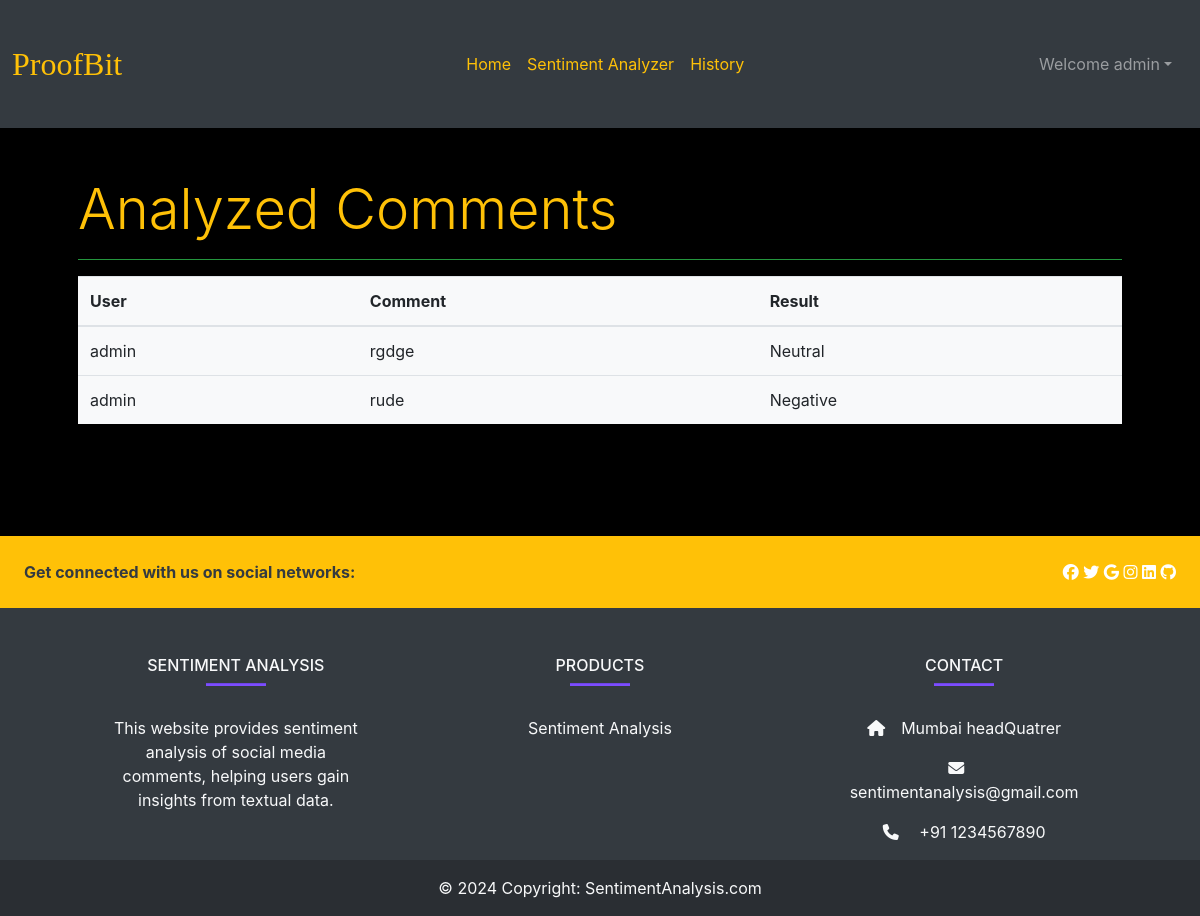
Page /history/ (signed in) on the committed database.
### SentimentAnalysis/models.py (models this page shows, shortened)
class comment(models.Model):
    user = models.ForeignKey(User,on_delete=models.CASCADE)
    comment = models.TextField(max_length=500)
    result = models.TextField(max_length=20)

### Analyzer/views.py (the view)
# urls.py: path('history/',views.GetHistory, name="GetHistory"),
def GetHistory(request):
  comm = comment.objects.filter(user = request.user)
  return render(request, 'history.html', {'comments':comm})

### templates/history.html
{% extends "base.html" %}
{% block body %}
<section class="bg-black text-light">
    <div class="container p-5">
        <h2 class="display-4 text-warning" >Analyzed Comments</h2>
        <hr class="bg-success" >
        <table class="table bg-light">
            <thead>
              <tr>
                <th scope="col">User</th>
                <th scope="col">Comment</th>
                <th scope="col">Result</th>
              </tr>
            </thead>
            <tbody>
                {% for c in comments %}
              <tr>
                <td>{{c.user.username}}</td>
                <td>{{c.comment}}</td>
                <td>{{c.result}}</td>
            </tr>
            {% endfor %}
            </tbody>
        </table>
    </div>
</section>
{% endblock body %}

### templates/includes/navbar.html (shortened to what this page needs)
<nav class="navbar navbar-expand-lg bg-dark navbar-dark" id="NAVBAR">
    <a class="navbar-brand text-warning" id="nav-title" href="/">ProofBit</a>
    <div class="collapse navbar-collapse" id="navbarSupportedContent">
      <ul class="navbar-nav mr-auto" id="items">
        <li class="nav-item {% block homeactive %} {% endblock homeactive %}">
          <a class="nav-link text-warning" href="/">Home <span class="sr-only">(current)</span></a>
        </li>
        <li class="nav-item {% block Analyzeractive %} {% endblock Analyzeractive %}">
          <a class="nav-link text-warning" href="/sentiment">Sentiment Analyzer <span class="sr-only">(current)</span></a>
        </li>
        {% if user.is_authenticated %}
        <li class="nav-item {% block Historyactive %} {% endblock Historyactive %}">
            <a class="nav-link text-warning" href="/history">History</a>
          </li>
        {% endif %}
      </ul>
      {% if user.is_authenticated %}
      <ul class="navbar-nav mr-2">
        <li class="nav-item dropdown">
          <a class="nav-link dropdown-toggle" href='#' id="navbarDropdown" role="button" data-toggle="dropdown"> Welcome {{request.user}}</a>
        </li>
      </ul>
      {% endif %}
    </div>
  </nav>

### static/css/navbar.css (style rules this page uses)
body { box-sizing: border-box; }
#NAVBAR { height:8rem; position: relative; padding: 1%; }
#nav-title { font-family:Georgia, 'Times New Roman', Times, serif; font-size: xx-large; color: rgb(6, 186, 6); text-decoration: none; }
#items { align-items: center; margin-left: 20rem; }

### rows in the picture
comment: user.username "admin", comment "rgdge", result "Neutral"
comment: user.username "admin", comment "rude", result "Negative"

### other values in the picture
{{ request.user }} "admin"
